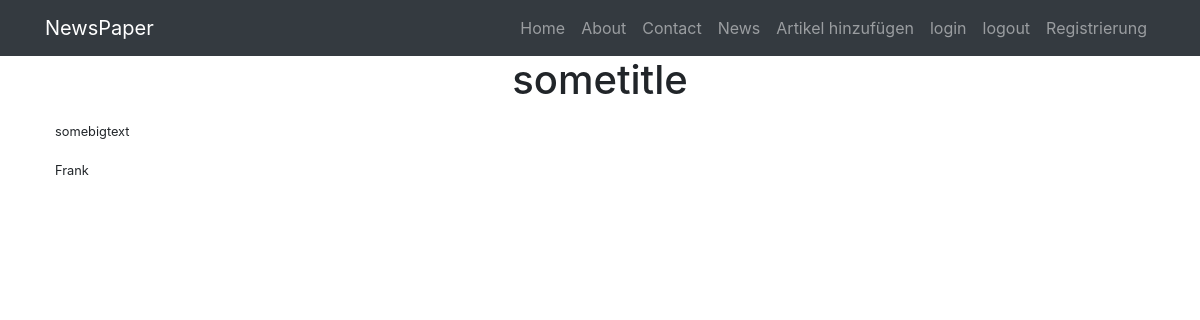
The page /news/post/3 on the database as committed earlier.
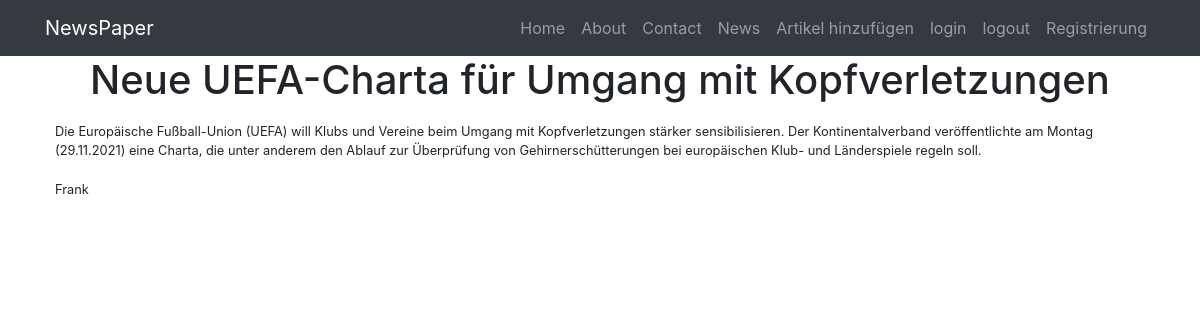
The same page on the database as committed later.
### news/models.py (models this page shows, shortened)
class Post(models.Model):
    author = models.ForeignKey(Author, on_delete=models.CASCADE)
    NEWS = 'NW'
    ARTICLE = 'AR'
    CATEGORY_CHOICES = (
        (NEWS, 'Nachrichten'),
        (ARTICLE, 'Artikel'),
    )
    categoryType = models.CharField(max_length=2, choices=CATEGORY_CHOICES, default=ARTICLE)
    dateCreation = models.DateTimeField(auto_now_add=True) #автоиатически выставл. врея поста
    postCategory = models.ManyToManyField(Category, through='PostCategory')
    title = models.CharField(max_length=128)
    text = models.TextField() # ohne Begrenzung
    quantity = models.IntegerField(default=0,
                                   validators=[MinValueValidator(0,'Quantity should be >=0')]
                                   )# 8/12 change
    rating = models.SmallIntegerField(default=0)

class Author(models.Model):
    authorUser = models.OneToOneField(User, on_delete=models.CASCADE)
    ratingAuthor = models.SmallIntegerField(default=0)
    def __str__(self):
        return self.authorUser.username + ' ' + self.authorUser.last_name

### news/views.py (the view)
# urls.py: path('post/<int:pk>', PostDetail.as_view(), name='article'),
class PostDetail(DetailView):
    model=Post
    template_name = 'flatpages/new.html'
    context_object_name = 'post'
    queryset = Post.objects.all()#

### templates/flatpages/new.html (shortened to what this page needs)
{% extends 'flatpages/default.html' %}
{% block content %}
<h1>{{post.title}}</h1>
<table>
    <tr>
        <td>
            {{ post.text}}
        </td>
    </tr>
    <tr>
        <td>
            {{ post.author}}
        </td>
    </tr>
</table>
{% endblock content %}

Rows that differ between the two databases and show on the page:
changed Post "Frank": title "sometitle" → "Neue UEFA-Charta für Umgang mit Kopfverletzungen"; text "somebigtext" → "Die Europäische Fußball-Union (UEFA) will Klubs und Vereine beim Umgang mit Kopfverletzungen stärker sensibilisieren. Der Kontinentalverband veröffentlichte am Montag (29.11.2021) eine Charta, die unter anderem den Ablauf zur Überprüfung von Gehirnerschütterungen bei europäischen Klub- und Länderspiele regeln soll."
